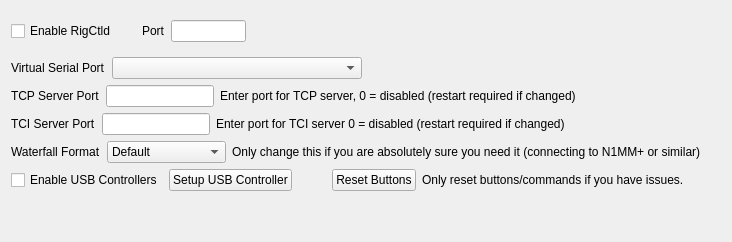
       <widget class="QWidget" name="externalControl">
        <layout class="QVBoxLayout" name="verticalLayout_26">
         <item>
          <layout class="QHBoxLayout" name="horizontalLayout_34">
           <property name="leftMargin">
            <number>0</number>
           </property>
           <property name="topMargin">
            <number>0</number>
           </property>
           <item>
            <widget class="QCheckBox" name="enableRigctldChk">
             <property name="accessibleName">
              <string>Enable RIGCTLD checkbox</string>
             </property>
             <property name="layoutDirection">
              <enum>Qt::LeftToRight</enum>
             </property>
             <property name="text">
              <string>Enable RigCtld</string>
             </property>
            </widget>
           </item>
           <item>
            <spacer name="horizontalSpacer_18">
             <property name="orientation">
              <enum>Qt::Horizontal</enum>
             </property>
             <property name="sizeType">
              <enum>QSizePolicy::Fixed</enum>
             </property>
             <property name="sizeHint" stdset="0">
              <size>
               <width>20</width>
               <height>40</height>
              </size>
             </property>
            </spacer>
           </item>
           <item>
            <widget class="QLabel" name="label_28">
             <property name="text">
              <string>Port</string>
             </property>
            </widget>
           </item>
           <item>
            <widget class="QLineEdit" name="rigctldPortTxt">
             <property name="minimumSize">
              <size>
               <width>75</width>
               <height>0</height>
              </size>
             </property>
             <property name="maximumSize">
              <size>
               <width>75</width>
               <height>16777215</height>
              </size>
             </property>
             <property name="accessibleName">
              <string>RIGCTLD server port</string>
             </property>
            </widget>
           </item>
           <item>
            <spacer name="horizontalSpacer_20">
             <property name="orientation">
              <enum>Qt::Horizontal</enum>
             </property>
             <property name="sizeHint" stdset="0">
              <size>
               <width>20</width>
               <height>20</height>
              </size>
             </property>
            </spacer>
           </item>
          </layout>
         </item>
         <item>
          <layout class="QHBoxLayout" name="horizontalLayout_36">
           <item>
            <widget class="QLabel" name="vspLabel">
             <property name="text">
              <string>Virtual Serial Port</string>
             </property>
            </widget>
           </item>
           <item>
            <widget class="QComboBox" name="vspCombo">
             <property name="minimumSize">
              <size>
               <width>250</width>
               <height>0</height>
              </size>
             </property>
             <property name="maximumSize">
              <size>
               <width>250</width>
               <height>16777215</height>
              </size>
             </property>
             <property name="toolTip">
              <string>&lt;html&gt;&lt;head/&gt;&lt;body&gt;&lt;p&gt;Use this to define a virtual serial port. &lt;/p&gt;&lt;p&gt;&lt;br/&gt;&lt;/p&gt;&lt;p&gt;On Windows, the virtual serial port can be used to connect to a serial port loopback device, through which other programs can connect to the radio. &lt;/p&gt;&lt;p&gt;&lt;br/&gt;&lt;/p&gt;&lt;p&gt;On Linux and macOS, the port defined here is a pseudo-terminal device, which may be connected to directly by any program designed for a serial connection. &lt;/p&gt;&lt;/body&gt;&lt;/html&gt;</string>
             </property>
             <property name="accessibleName">
              <string>Virtual Serial Port Selector</string>
             </property>
            </widget>
           </item>
           <item>
            <widget class="QLabel" name="ptyDeviceLabel">
             <property name="text">
              <string/>
             </property>
            </widget>
           </item>
           <item>
            <spacer name="horizontalSpacer_19">
             <property name="orientation">
              <enum>Qt::Horizontal</enum>
             </property>
             <property name="sizeHint" stdset="0">
              <size>
               <width>20</width>
               <height>20</height>
              </size>
             </property>
            </spacer>
           </item>
          </layout>
         </item>
         <item>
          <layout class="QHBoxLayout" name="horizontalLayout_42">
           <item>
            <widget class="QLabel" name="label_26">
             <property name="text">
              <string>TCP Server Port</string>
             </property>
            </widget>
           </item>
           <item>
            <widget class="QLineEdit" name="tcpServerPortTxt">
             <property name="enabled">
              <bool>true</bool>
             </property>
             <property name="sizePolicy">
              <sizepolicy hsizetype="Fixed" vsizetype="Fixed">
               <horstretch>0</horstretch>
               <verstretch>0</verstretch>
              </sizepolicy>
             </property>
            </widget>
           </item>
           <item>
            <widget class="QLabel" name="label_39">
             <property name="text">
              <string>Enter port for TCP server, 0 = disabled (restart required if changed)</string>
             </property>
            </widget>
           </item>
           <item>
            <spacer name="horizontalSpacer_26">
             <property name="orientation">
              <enum>Qt::Horizontal</enum>
             </property>
             <property name="sizeHint" stdset="0">
              <size>
               <width>20</width>
               <height>20</height>
              </size>
             </property>
            </spacer>
           </item>
          </layout>
         </item>
         <item>
          <layout class="QHBoxLayout" name="horizontalLayout_11">
           <item>
            <widget class="QLabel" name="label">
             <property name="text">
              <string>TCI Server Port</string>
             </property>
            </widget>
           </item>
           <item>
            <widget class="QLineEdit" name="tciServerPortTxt">
             <property name="sizePolicy">
              <sizepolicy hsizetype="Fixed" vsizetype="Fixed">
               <horstretch>0</horstretch>
               <verstretch>0</verstretch>
              </sizepolicy>
             </property>
            </widget>
           </item>
           <item>
            <widget class="QLabel" name="label_2">
             <property name="text">
              <string>Enter port for TCI server 0 = disabled (restart required if changed)</string>
             </property>
            </widget>
           </item>
           <item>
            <spacer name="horizontalSpacer_2">
             <property name="orientation">
              <enum>Qt::Horizontal</enum>
             </property>
             <property name="sizeHint" stdset="0">
              <size>
               <width>20</width>
               <height>20</height>
              </size>
             </property>
            </spacer>
           </item>
          </layout>
         </item>
         <item>
          <layout class="QHBoxLayout" name="horizontalLayout_44">
           <item>
            <widget class="QLabel" name="label_41">
             <property name="text">
              <string>Waterfall Format</string>
             </property>
            </widget>
           </item>
           <item>
            <widget class="QComboBox" name="waterfallFormatCombo">
             <item>
              <property name="text">
               <string>Default</string>
              </property>
             </item>
             <item>
              <property name="text">
               <string>Single (network)</string>
              </property>
             </item>
             <item>
              <property name="text">
               <string>Multi (serial)</string>
              </property>
             </item>
            </widget>
           </item>
           <item>
            <widget class="QLabel" name="label_52">
             <property name="text">
              <string>Only change this if you are absolutely sure you need it (connecting to N1MM+ or similar)</string>
             </property>
            </widget>
           </item>
           <item>
            <spacer name="horizontalSpacer_28">
             <property name="orientation">
              <enum>Qt::Horizontal</enum>
             </property>
             <property name="sizeHint" stdset="0">
              <size>
               <width>20</width>
               <height>20</height>
              </size>
             </property>
            </spacer>
           </item>
          </layout>
         </item>
         <item>
          <layout class="QHBoxLayout" name="horizontalLayout_46">
           <item>
            <widget class="QCheckBox" name="enableUsbChk">
             <property name="accessibleName">
              <string>Enable USB Controllers Checkbox</string>
             </property>
             <property name="text">
              <string>Enable USB Controllers</string>
             </property>
            </widget>
           </item>
           <item>
            <widget class="QPushButton" name="usbControllersSetup">
             <property name="toolTip">
              <string/>
             </property>
             <property name="accessibleName">
              <string>Setup USB Controller button</string>
             </property>
             <property name="text">
              <string>Setup USB Controller</string>
             </property>
            </widget>
           </item>
           <item>
            <spacer name="horizontalSpacer_8">
             <property name="orientation">
              <enum>Qt::Horizontal</enum>
             </property>
             <property name="sizeHint" stdset="0">
              <size>
               <width>20</width>
               <height>20</height>
              </size>
             </property>
            </spacer>
           </item>
           <item>
            <widget class="QPushButton" name="usbControllersReset">
             <property name="accessibleName">
              <string>Reset USB Controllers Button</string>
             </property>
             <property name="text">
              <string>Reset Buttons</string>
             </property>
            </widget>
           </item>
           <item>
            <widget class="QLabel" name="usbResetLbl">
             <property name="text">
              <string>Only reset buttons/commands if you have issues. </string>
             </property>
            </widget>
           </item>
           <item>
            <spacer name="horizontalSpacer_38">
             <property name="orientation">
              <enum>Qt::Horizontal</enum>
             </property>
             <property name="sizeHint" stdset="0">
              <size>
               <width>20</width>
               <height>20</height>
              </size>
             </property>
            </spacer>
           </item>
          </layout>
         </item>
         <item>
          <spacer name="verticalSpacer_4">
           <property name="orientation">
            <enum>Qt::Vertical</enum>
           </property>
           <property name="sizeHint" stdset="0">
            <size>
             <width>20</width>
             <height>40</height>
            </size>
           </property>
          </spacer>
         </item>
        </layout>
       </widget>
